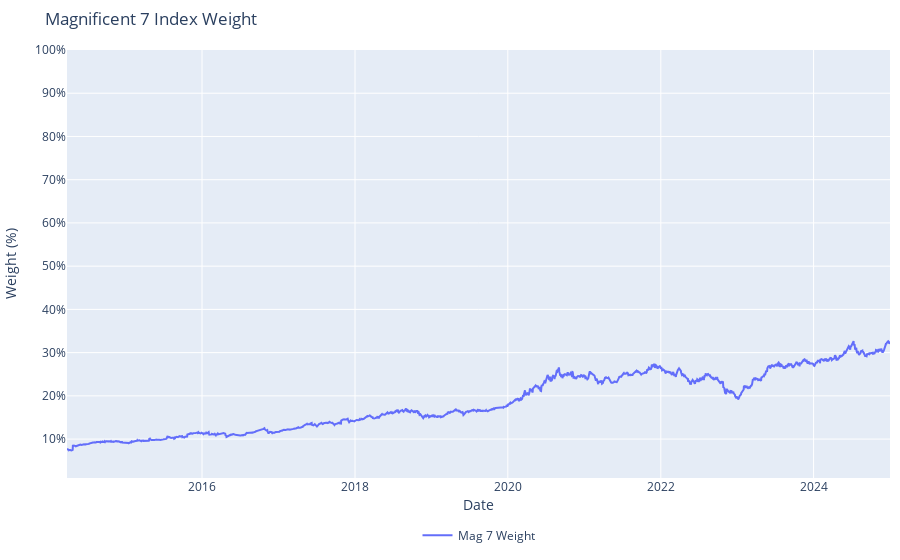

The cell this chart's notebook holds for it:
### Code cell
fig = go.Figure()


fig.add_trace(
    go.Scatter(
        x = mag7_weights.index,
        y = mag7_weights*100,
        name = 'Mag 7 Weight',
        mode='lines',
    )
)


fig.update_layout(title = 'Magnificent 7 Index Weight',
                  showlegend=True,yaxis=dict(type='linear',range=[1, 100],ticksuffix='%'),
                  margin=dict(l=10, r=10, t=50, b=10),
                  legend=dict(orientation="h",yanchor="top",y=-0.1,xanchor="center",x=0.5),
                  xaxis_title = 'Date',
                  xaxis=dict(title_standoff=3) 
                )
fig.update_yaxes(title = "Weight (%)")
fig.show()

### Figure 1 — Plotly figure (JSON) as saved in the notebook; plotly's stock layout.template omitted (floating-point values rounded to 4 significant figures; data arrays with more than 128 entries replaced by an {"elided": "..."} marker saying what was removed)
{"data": [{"mode": "lines", "name": "Mag 7 Weight", "type": "scatter", "x": {"elided": "2534 str values"}, "y": {"elided": "2534 float values"}}], "layout": {"legend": {"orientation": "h", "x": 0.5, "xanchor": "center", "y": -0.1, "yanchor": "top"}, "margin": {"b": 10, "l": 10, "r": 10, "t": 50}, "showlegend": true, "title": {"text": "Magnificent 7 Index Weight"}, "xaxis": {"title": {"standoff": 3, "text": "Date"}}, "yaxis": {"range": [1, 100], "ticksuffix": "%", "title": {"text": "Weight (%)"}, "type": "linear"}}}
